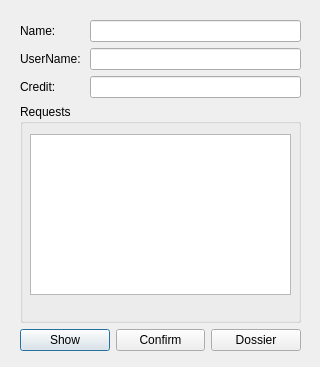
<?xml version="1.0" encoding="UTF-8"?>
<ui version="4.0">
 <class>requestPanel</class>
 <widget class="QDialog" name="requestPanel">
  <property name="geometry">
   <rect>
    <x>0</x>
    <y>0</y>
    <width>320</width>
    <height>367</height>
   </rect>
  </property>
  <property name="windowTitle">
   <string>Dialog</string>
  </property>
  <widget class="QWidget" name="">
   <property name="geometry">
    <rect>
     <x>20</x>
     <y>20</y>
     <width>281</width>
     <height>331</height>
    </rect>
   </property>
   <layout class="QVBoxLayout" name="verticalLayout_3">
    <item>
     <layout class="QHBoxLayout" name="horizontalLayout">
      <item>
       <layout class="QVBoxLayout" name="verticalLayout">
        <item>
         <widget class="QLabel" name="label">
          <property name="text">
           <string>Name: </string>
          </property>
         </widget>
        </item>
        <item>
         <widget class="QLabel" name="label_2">
          <property name="text">
           <string>UserName: </string>
          </property>
         </widget>
        </item>
        <item>
         <widget class="QLabel" name="label_3">
          <property name="text">
           <string>Credit: </string>
          </property>
         </widget>
        </item>
       </layout>
      </item>
      <item>
       <layout class="QVBoxLayout" name="verticalLayout_2">
        <item>
         <widget class="QLineEdit" name="lName"/>
        </item>
        <item>
         <widget class="QLineEdit" name="lUsername"/>
        </item>
        <item>
         <widget class="QLineEdit" name="lCredit"/>
        </item>
       </layout>
      </item>
     </layout>
    </item>
    <item>
     <widget class="QGroupBox" name="groupBox">
      <property name="minimumSize">
       <size>
        <width>250</width>
        <height>200</height>
       </size>
      </property>
      <property name="title">
       <string>Requests</string>
      </property>
      <widget class="QListWidget" name="reqList">
       <property name="geometry">
        <rect>
         <x>10</x>
         <y>30</y>
         <width>261</width>
         <height>161</height>
        </rect>
       </property>
       <property name="minimumSize">
        <size>
         <width>250</width>
         <height>150</height>
        </size>
       </property>
      </widget>
     </widget>
    </item>
    <item>
     <layout class="QHBoxLayout" name="horizontalLayout_2">
      <item>
       <widget class="QPushButton" name="pShow">
        <property name="text">
         <string>Show</string>
        </property>
       </widget>
      </item>
      <item>
       <widget class="QPushButton" name="pConfirm">
        <property name="text">
         <string>Confirm</string>
        </property>
       </widget>
      </item>
      <item>
       <widget class="QPushButton" name="pDossier">
        <property name="text">
         <string>Dossier</string>
        </property>
       </widget>
      </item>
     </layout>
    </item>
   </layout>
  </widget>
 </widget>
 <resources/>
 <connections/>
</ui>
